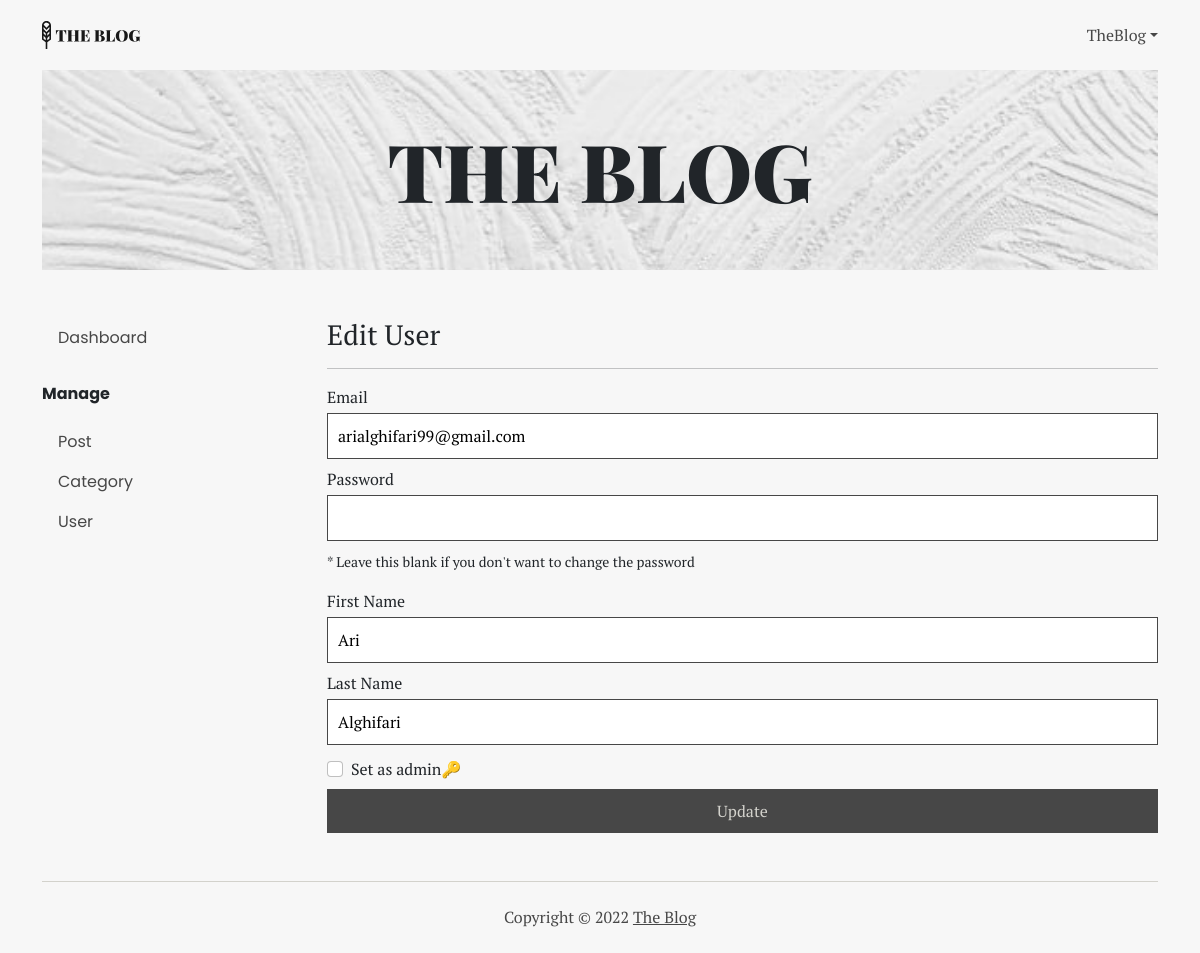
Screenshot of /dashboard/user/edit_form.php?id=7 (signed in) with the database file from the repository.
### tables this page shows
CREATE TABLE `user` (
  `id` int(11) NOT NULL,
  `email` varchar(255) NOT NULL,
  `password` varchar(255) NOT NULL,
  `first_name` varchar(255) NOT NULL,
  `last_name` varchar(255) NOT NULL,
  `isAdmin` tinyint(1) NOT NULL,
  `createdAt` datetime NOT NULL
);

### dashboard/user/edit_form.php (the view, shortened to what this page needs)
<?php
include "../../connection.php";
$id = $_GET['id'];
$sql = "SELECT * FROM user WHERE id='$id'";
$row = mysqli_fetch_array(mysqli_query($conn, $sql));
?>
<!DOCTYPE html>
<html lang="en">
<head>
	<link rel="stylesheet" href="../../style/bootstrap.min.css" />
	<link rel="stylesheet" href="../../style/main.css" />
</head>
<body>
	<div class="container">
		<nav class="nav-main" aria-label="main navigation">
			<a href="../../"><img src="../../assets/logo.svg" alt="The Blog Logo" /></a>
			<div>
				<?php if ($_SESSION['user_id']) { ?>
					<p class="m-0 rounded-0 dropdown-toggle cursor-pointer" data-bs-toggle="dropdown" aria-expanded="false"><?= $_SESSION['user_first_name']; ?></p>
				<?php } ?>
			</div>
		</nav>
		<header>
			<section class="banner">
				<img src="../../assets/banner.jpg" alt="Banner" />
				<h1 class="display-1">THE BLOG</h1>
			</section>
		</header>
		<main>
			<div class="row my-5">
				<aside class="col-12 col-md-3 mb-4">
					<div class="manage">
						<nav class="nav-side mb-4 p-0" aria-label="Manage Navigation">
							<a href="../">
								<p>Dashboard</p>
							</a>
						</nav>
						<p class="manage__title">Manage</p>
						<nav class="nav-side" aria-label="Manage Navigation">
							<a href="../post/">
								<p>Post</p>
							</a>
							<a href="../category/">
								<p>Category</p>
							</a>
							<a href="./">
								<p>User</p>
							</a>
						</nav>
					</div>
				</aside>
				<section class="col-12 col-md-9">
					<h3>Edit User</h3>
					<hr>
					<form action="./update.php" method="post">
						<label for="email">Email</label>
						<input type="email" name="email" id="email" value="<?= $row['email'] ?>" class="input mt-1 mb-2" required>
						<label for="password">Password</label>
						<input type="password" name="password" id="password" class="input mt-1 mb-2">
						<p><small>* Leave this blank if you don't want to change the password</small></p>
						<label for="first-name">First Name</label>
						<input type="first-name" name="first_name" id="first-name" value="<?= $row['first_name'] ?>" class="input mt-1 mb-2" required>
						<label for="last-name">Last Name</label>
						<input type="last-name" name="last_name" id="last-name" value="<?= $row['last_name'] ?>" class="input mt-1 mb-2" required>
						<input type="checkbox" name="set_as_admin" id="set-as-admin" <?php if ($row['isAdmin'] == '1') echo "checked" ?> class="form-check-input mt-2 me-1 text-start">
						<label for="set-as-admin" class="mt-1 mb-2">Set as admin🔑</label>
						<input type="submit" name="submit" value="Update" class="btn-primary">
					</form>
				</section>
		</main>
		<footer>
			<p>Copyright © <?= date('Y') ?> <a href="#">The Blog</a></p>
		</footer>
	</div>
</body>
</html>

### style/main.css (style rules this page uses)
:root { --background: #f7f7f7; --soft: #d3d2cc; --active: #efead7; --dark: #474747; --darker: #181818; }
* { font-family: "PT Serif", serif; padding: 0; }
body { background-color: var(--background); }
.nav-main { display: flex; height: 70px; justify-content: space-between; align-items: center; }
.nav-main > div { display: flex; gap: 24px; }
.nav-main p { color: var(--dark); cursor: pointer; }
aside * { font-family: Poppins, sans-serif; }
.nav-side a { text-decoration: none; color: var(--dark); }
.nav-side p { margin: 0; padding: 8px 16px; }
.manage__title { font-weight: bold; }
.input { width: 100%; padding: 10px; border: 1px solid var(--dark); background-color: #fff; }
.btn-primary { border: none; background-color: var(--dark); color: var(--soft); padding: 10px; width: 100%; text-decoration: none; display: inline-block; text-align: center; }
.banner { width: 100%; display: flex; align-items: center; justify-content: center; position: relative; }
.banner > img { width: 100%; max-height: 200px; object-fit: cover; background-repeat: no-repeat; }
.banner > h1 { font-family: "Playfair Display", serif; font-weight: 900; position: absolute; text-align: center; margin: 0; }
footer { display: flex; justify-content: center; align-items: center; height: 72px; border-top: 1px solid var(--soft); }
footer * { color: var(--dark); margin: 0; }

### rows the page displays
user: email "arialghifari99@gmail.com", first_name "Ari", last_name "Alghifari"

### other values shown
$_SESSION['user_first_name'] "TheBlog"
